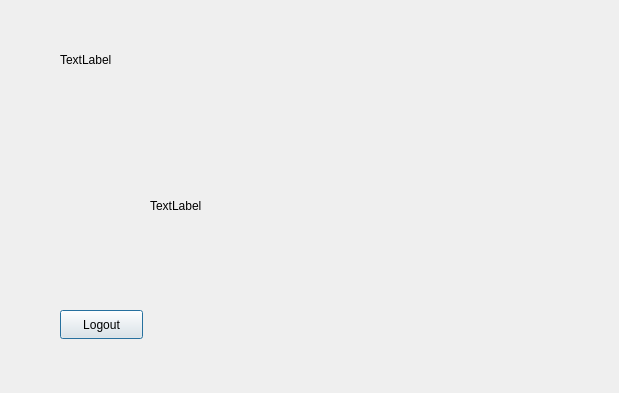
<?xml version="1.0" encoding="UTF-8"?>
<ui version="4.0">
 <class>WelcomeWindow</class>
 <widget class="QDialog" name="WelcomeWindow">
  <property name="geometry">
   <rect>
    <x>0</x>
    <y>0</y>
    <width>619</width>
    <height>393</height>
   </rect>
  </property>
  <property name="windowTitle">
   <string>Dialog</string>
  </property>
  <widget class="QPushButton" name="pushButton">
   <property name="geometry">
    <rect>
     <x>60</x>
     <y>310</y>
     <width>83</width>
     <height>29</height>
    </rect>
   </property>
   <property name="text">
    <string>Logout</string>
   </property>
  </widget>
  <widget class="QLabel" name="label">
   <property name="geometry">
    <rect>
     <x>60</x>
     <y>50</y>
     <width>211</width>
     <height>20</height>
    </rect>
   </property>
   <property name="text">
    <string>TextLabel</string>
   </property>
  </widget>
  <widget class="QLabel" name="label_2">
   <property name="geometry">
    <rect>
     <x>150</x>
     <y>120</y>
     <width>301</width>
     <height>171</height>
    </rect>
   </property>
   <property name="text">
    <string>TextLabel</string>
   </property>
  </widget>
 </widget>
 <resources/>
 <connections/>
</ui>
